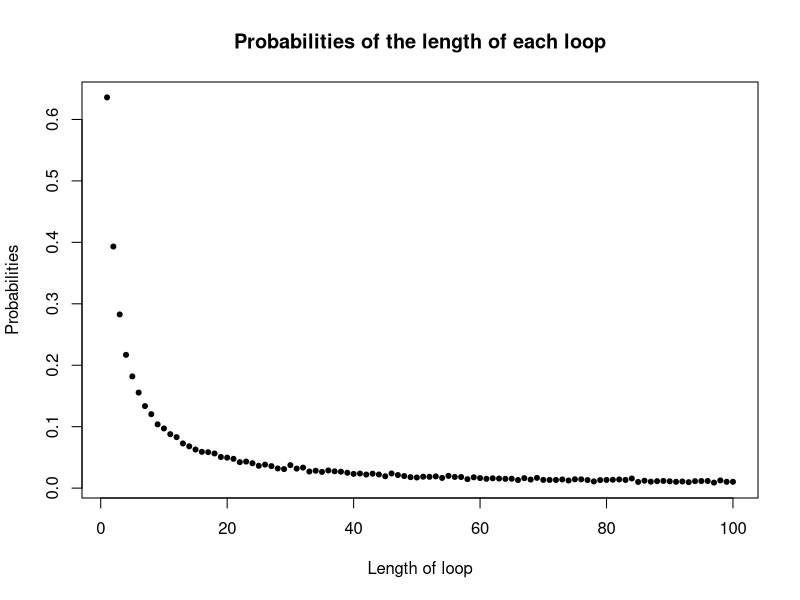

Generate this figure with R: (Note: a time limit stopped this script after it produced the figure.)
##------Names-----------
## Jialong He (s2281875)
## Linshen Shu (s2317223)
## Heyu Nie (s2404675)

##---Address of github repo-----
# https://github.com/Yancy0517/practical-2.git
 
##----Team member contribution----
## Linshen was responsible for first 2 parts(35%); 
## Jialong for part 3 to part 5(35%)
## Heyu for last part and debugging and overall comments(30%)






find_one <- function(card, n, k, strategy){#单独一个函数为后面铺垫，主要用来算单个犯人是否能成功摸到自己的号码
  
  
  
  success <- 0 #初始成功次数为0，成功摸到号码就为1
  if(strategy==1){ #第一个策略
    box <- k #第一个盒子选k
    j <- 1 #初始化循环次数
    while (j <= n) { #循环次数不能超过n
      if(card[box]==k){ #第k或者第box个箱子的号码，抽到的话成功次数加1 然后退出while循环
        success <- 1
        break
      }
      else{
        box <- card[box] # 第box个盒子里卡片的号码等于下一个要找的盒子的编号
        j = j+1 #循环次数+1（不能超过n次）
      }  
    }
  }else if(strategy == 2){ #第二个策略 
    box <- sample(1:(2*n), 1) # 1到2n中随机选一个盒子，后面部分和策略1一样
    j <- 1
    while (j <= n) {
      if(card[box] == k){
        success <- 1
        break
      }
      else{
        box <- card[box]
        j = j+1
      }  
    }
  }else{ #第三个策略
    box <- sample(1:(2*n), n) #从1到2n随机抽n个盒子，囚犯看n个盒子中有没有自己编号的卡片
    for(i in 1:n){
      one_box <- box[i] #取n个里的第一个box，一个一个比对是否相等
      if(card[one_box] == k){
        success <- 1
        break
      }
    }
  }
  return(success)
}
##-----(1)-----###
Pone <- function(n, k, strategy, nreps){#第k个犯人摸到自己号码的概率function
  success <- 0 #成功次数
  #dn <- 2*n #2n
  #box <- 1:dn #盒子
  card <- 1:(2*n) #纸条
  for(i in 1:nreps){
    ncard <- sample(card,length(card))#打乱卡片
    #bwc <- cbind(box,ncard) #把卡片放到盒子里，一个盒子的编号对应一个卡片的号码
    success =success + find_one(ncard, n, k, strategy)
  }
  return(success/nreps)
}
Pone(5, 1, 1, 10000);Pone(50, 1, 1, 10000)
Pone(5, 1, 2, 10000);Pone(50, 1, 2, 10000)
Pone(5, 1, 3, 10000);Pone(50, 1, 3, 10000)

##-----(2)-----###
Pall <- function(n, strategy, nreps){ #所有犯人都摸到自身号码的概率function
  success <- 0
  #box <- 1:(2*n) #盒子
  card <- 1:(2*n) #纸条
  for(i in 1:nreps){
    ncard <- sample(card,length(card)) #随机洗牌
    #bwc <- cbind(box,ncard) #盒子序号和里面的卡片号码两列合并，一一对应
    for(j in 1:(2*n)){
      if(find_one(ncard, n, j, strategy)!=1){
        break
      }else if( j == n && find_one(ncard, n, j, strategy) == 1){
        success= 1 + success
      }
    }
  }
  return(success/nreps)
}
Pall(5, 1, 10000);Pall(50, 1, 10000);Pall(100, 1, 10000)
Pall(5, 2, 10000);Pall(50, 2, 10000)
Pall(5, 3, 10000);Pall(50, 3, 10000)
#令人感到惊奇的是，策略1有高达百分之30多的概率，而其他两种策略概率为0，
#而且不论犯人个数如何变化，概率变化不大，我们猜概率趋近于0.3


##----(5)----###
dloop <- function(n, nreps){
  prob_matrix <- matrix(0, nrow = nreps, ncol = 2*n) #概率矩阵（维数是nreps X 2n），每一行是一种模拟情况
  for (i in 1:nreps) {
    ncard <- sample(1:(2*n), 2*n) #随机洗牌
    for (j in 1:(2*n)) {
      box <- j #盒子序号（用于更新），从j=1，1号犯人开1号盒子开始
      depth <- 1
      while (depth <= 2*n) { #深度最多为2n
        if(ncard[box] == j){
          prob_matrix[i, depth] = 1 #第i行的对应的深度那列计数1
          break
        }else{
          box = ncard[box] #去找下一个盒子，编号为上一个盒子里的卡片号码
          depth = depth + 1 #深度加1
        }
      }
    }
  }
  prob <- colSums(prob_matrix)/nreps #将概率矩阵按列加总，比如第一列的nreps行加总，第二列...，最后除于总模拟次数
  return(prob)
}
y <- dloop(50, 10000) #纵轴的值
x <- 1:100 #横轴的值
# 每一个x对应一个y，每一个循环长度，对应它的概率，生成一个plot
plot(x, y, xlab = "Length of loop", ylab = "Probabilities", pch = 20,
     main = "Probabilities of the length of each loop")

##----(6)-----##
dloop1 <- function(n, nreps){#与第五题大致相同，主要用于统计循环长度小于等于50的情况，任何大于50的情况都不考虑
  prob_matrix <- matrix(0, nrow = nreps, ncol = 2*n) #概率矩阵
  box <- 1:(2*n) #盒子
  b <- 0 #循环长度小于等于50的计数器
  for (i in 1:nreps) {
    ncard <- sample(1:(2*n), 2*n) #随机洗牌
    for (j in 1:(2*n)) {
      box <- j
      depth <- 1
      while (depth <= 2*n) {
        if(ncard[box] == j){
          prob_matrix[i, depth] = 1
          break
        }else{
          box = ncard[box]
          depth = depth + 1
        }
      }
    }
    if(sum(prob_matrix[i, (n+1):(2*n)]) == 0){ #51-100全为0时
      b <- b + 1 #计数器+1
    }
  }
  return(b/nreps)
}
dloop1(50, 10000)
